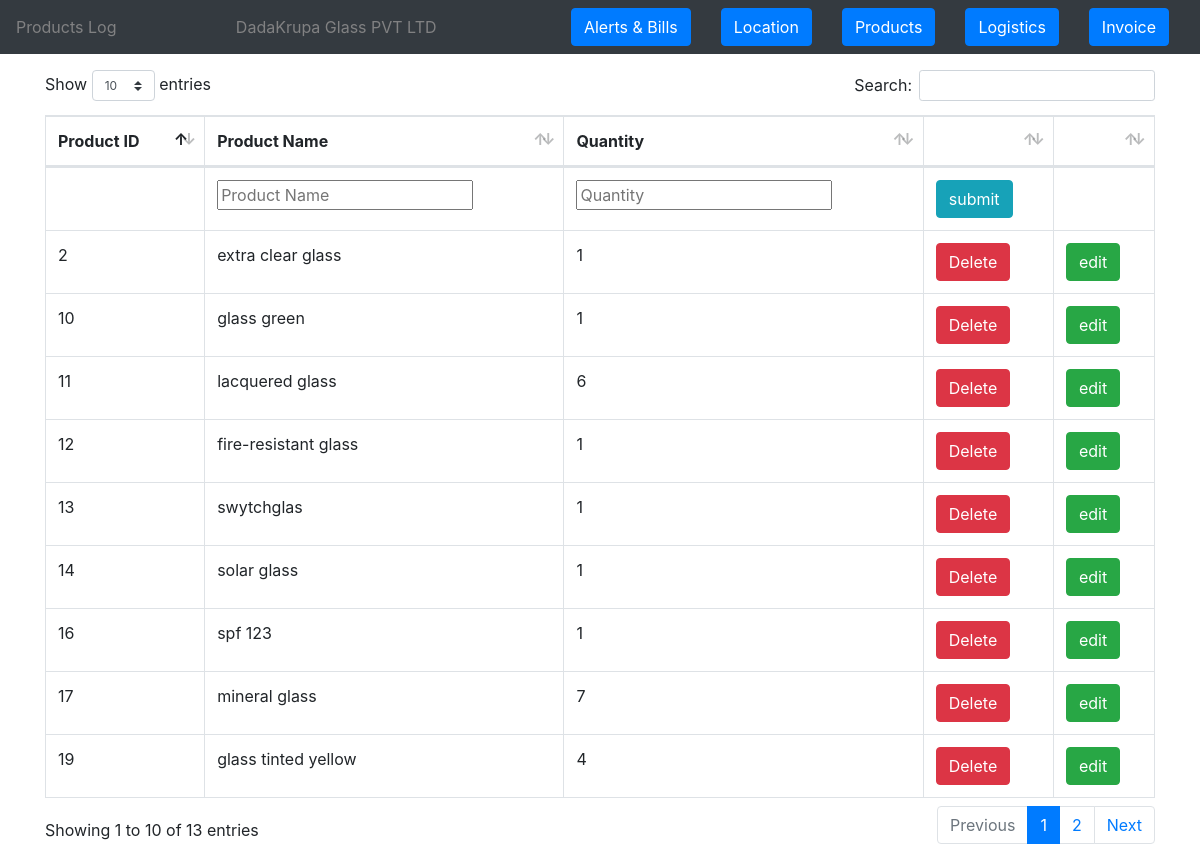
/product, run on the app's committed database.
### tables this page shows
CREATE TABLE products(prod_id INTEGER PRIMARY KEY AUTOINCREMENT,
                    prod_name TEXT UNIQUE NOT NULL,
                    prod_quantity INTEGER NOT NULL,
                    unallocated_quantity INTEGER);

### app.py (the view, shortened to what this page needs)
@app.route("/product", methods=["POST", "GET"])
def product():
    init_database()
    msg = None
    db = sqlite3.connect(DATABASE_NAME)
    cursor = db.cursor()
    cursor.execute("SELECT * FROM products")
    products = cursor.fetchall()
    return render(
        "product.html",
        link=link,
        products=products,
        transaction_message=msg,
        title="Products Log",
    )

### templates/product.html (shortened to what this page needs)
<!doctype html>
<html>
    <head>
    </head>
    <body>
{% block content %}
        <nav class="navbar navbar-expand-lg navbar-dark bg-dark" style="position: fixed;width: 100%;z-index: 2;">
            <div class="collapse navbar-collapse" id="navbarSupportedContent">
                <ul class="navbar-nav mr-auto bg-dark alert-light">{{ title }}</ul>
		<ul class="navbar-nav mr-auto bg-dark alert-light" align="center">DadaKrupa Glass PVT LTD</ul>
                <div class="col-auto">
                  <button type="button" class="btn btn-primary" onclick="location.reload();location.href='{{ link.index }}'">Alerts & Bills</button>
                </div>
                <div class="col-auto">
                  <button type="button" class="btn btn-primary" onclick="location.reload();location.href='{{ link.location }}'">Location</button>
                </div>
                <div class="col-auto">
                  <button type="button" class="btn btn-primary" onclick="location.reload();location.href='{{ link.product }}'">Products</button>
                </div>
                <div class="col-auto">
                  <button type="button" class="btn btn-primary" onclick="location.reload();location.href='{{ link.movement }}'">Logistics</button>
                </div>
<div class="col-auto">
			<button type="button" class="btn btn-primary" onclick="location.reload();location.href='{{ link.bills}}'">Invoice</button>
                </div>
            </div>
	    </nav>
    </body>
    <body>
    <div class="container">
        <table style="float: center" class="table table-bordered" id="dataTable_viewall_product" width="100%" cellspacing="0">
            <thead>
                <th scope="col">Product ID</th>
                <th scope="col">Product Name</th>
                <th scope="col">Quantity</th>
                <th scope="col"></th>
                <th scope="col"></th>
            </thead>
            <tbody>
                {% for product in products %}
                    <tr>
                        <td>{{ product[0] }}</td>
                        <td>{{ product[1] }}</td>
                        <td>{{ product[2] }}</td>
                        <td>
                            <a href="{{ url_for('delete', prod_id=product[0], type='product') }}">
                                <button name="button" type="button" class="btn btn-danger" value= "delete" >Delete
				</button><br>
                            </a>
                        </td>
<td>
                            <button name="button" type="button" class="btn btn-success" value= "edit" data-toggle="modal" data-target="#edit_{{ product[0] }}" >edit</button><br>
                        </td>
                                            </tr>
                {% endfor %}
                <tr>
                    <form action = "{{ url_for('product') }}" method = "POST">
                        <td></td>
                        <td>
                            <input name = "prod_name" placeholder="Product Name" required autofocus>
                        </td>
                        <td>
                            <input name = "prod_quantity" placeholder="Quantity" required>
                        </td>
                        <td>
                            <input type= "submit" class="btn btn-info btn-group-toggle" value= "submit" /><br>
                        </td>
                        <td>
                            <input type= "text" hidden="true" class="btn btn-info btn-group-toggle" /><br>
                        </td>
                    </form>
                </tr>
            </tbody>
        </table>
    </div>
{% endblock %}
<link href="static/bootstrap.min.css" rel="stylesheet">
<link href="static/datatables.bootstrap4.min.css" rel="stylesheet">
<link rel="stylesheet" href="{{ url_for('static', filename='modal.css') }}">
</body>
</html>

### templates/product.html (style rules this page uses)
.container { padding-top: 70px; }

### data on the page
products: prod_id "2", prod_name "extra clear glass", prod_quantity "1"
products: prod_id "10", prod_name "glass green", prod_quantity "1"
products: prod_id "11", prod_name "lacquered glass", prod_quantity "6"
products: prod_id "12", prod_name "fire-resistant glass", prod_quantity "1"
products: prod_id "13", prod_name "swytchglas", prod_quantity "1"
products: prod_id "14", prod_name "solar glass", prod_quantity "1"
products: prod_id "16", prod_name "spf 123", prod_quantity "1"
products: prod_id "17", prod_name "mineral glass", prod_quantity "7"
products: prod_id "19", prod_name "glass tinted yellow", prod_quantity "4"

### other printed values
{{ title }} "Products Log"
